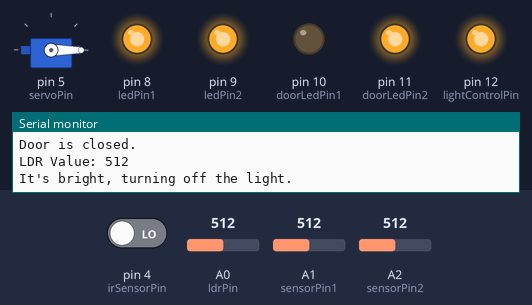
This sketch was run on a simulated Arduino Uno, built with avr-gcc and run on an emulated ATmega328P. Parts: servo, output pins drawn as LEDs (lit = HIGH), the last lines printed to the serial monitor. Inputs (shaded band) come from the test bench; at power-on: A0 (ldrPin) = 512, A1 (sensorPin1) = 512, pin 4 (irSensorPin) LOW, A2 (sensorPin2) = 512.

Above: at 1.3 s.
1.4 s: A0 (ldrPin) set to 482
At 2.2 s:
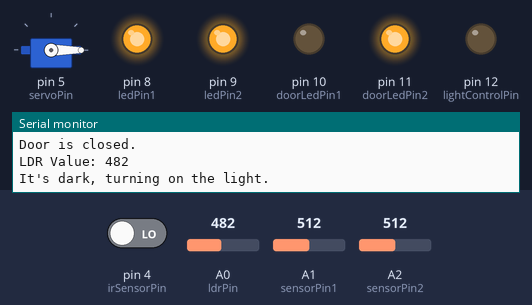
3.2 s: A1 (sensorPin1) set to 110
4.7 s: A1 (sensorPin1) set to 90
At 6.1 s:
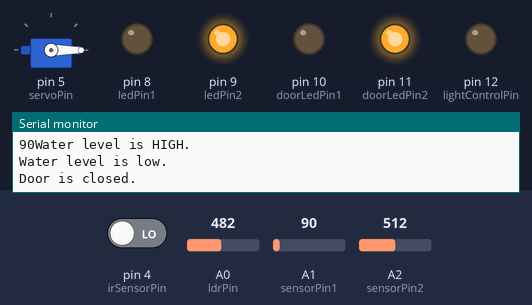
6.4 s: pin 4 (irSensorPin) driven HIGH
At 6.9 s:
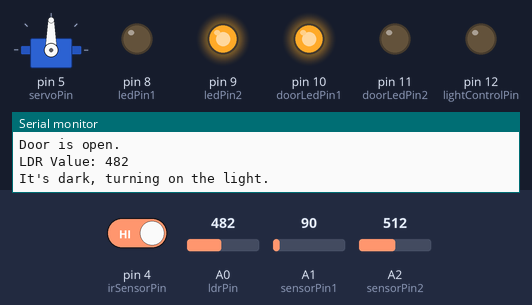
8.1 s: A2 (sensorPin2) set to 105
9.6 s: A2 (sensorPin2) set to 96
At 11.1 s:
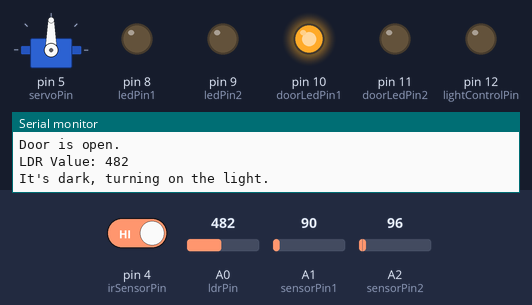
Timing chart, 0 to 12.3 s (numbered marks = the images above; inputs shaded):
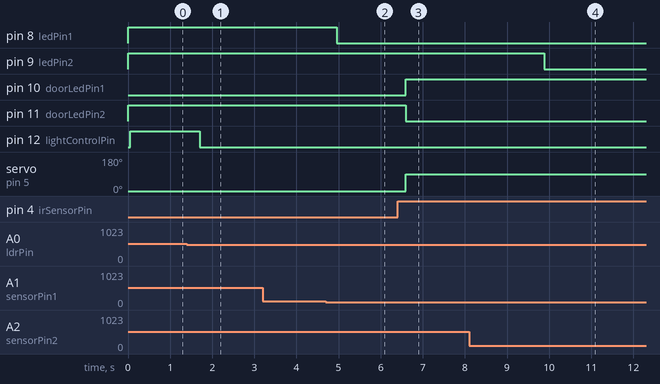

Measured:
- the behaviour switches between 500 and 499 on A0 (ldrPin) (found by bisection; images 0 and 1)
- the behaviour switches between 101 and 100 on A1 (sensorPin1) (found by bisection; images 1 and 2)
- the behaviour switches between 101 and 100 on A2 (sensorPin2) (found by bisection; images 3 and 4)
- after the input at 1.4 s, pin 12 (lightControlPin): HIGH → LOW after 0.31 s
- after the input at 4.7 s, pin 8 (ledPin1): HIGH → LOW after 0.25 s
- after the input at 6.4 s, pin 10 (doorLedPin1): LOW → HIGH after 0.20 s; pin 11 (doorLedPin2): HIGH → LOW after 0.20 s; servo on pin 5 (servoPin): 0° → 90° after 0.20 s
- after the input at 9.6 s, pin 9 (ledPin2): HIGH → LOW after 0.28 s

The sketch:

hospital_arduino.ino
```cpp
#include <Servo.h>  // Include the Servo library

const int sensorPin1 = A1;   // Pin connected to the float sensor
const int ledPin1 = 8;     // Optional: LED to indicate water level
const int sensorPin2 = A2;   // Pin connected to the float sensor
const int ledPin2 = 9;     // Optional: LED to indicate water level
const int irSensorPin = 4; // Pin connected to the IR sensor
const int doorLedPin1 = 10; // Optional: LED to indicate door status
const int doorLedPin2 = 11; // Optional: LED to indicate door status
const int servoPin = 5;    // Pin connected to the servo motor
const int ldrPin = A0;     // Pin connected to the LDR
const int lightControlPin = 12; // Pin connected to the light control LED or relay

Servo doorServo;           // Create a Servo object

void setup() {
  // Initialize serial communication at 9600 baud rate
  Serial.begin(9600);

  // Set pin modes
  pinMode(sensorPin1, INPUT);
  pinMode(sensorPin2, INPUT);
  pinMode(ledPin1, OUTPUT);
  pinMode(ledPin2, OUTPUT);
  pinMode(irSensorPin, INPUT);
  pinMode(doorLedPin1, OUTPUT);
  pinMode(doorLedPin2, OUTPUT);
  pinMode(lightControlPin, OUTPUT);
  digitalWrite(ledPin1,LOW);
  digitalWrite(ledPin2,LOW);
  // Attach the servo to the pin
  doorServo.attach(servoPin);

  // Initialize the door to a closed position
  doorServo.write(0);  // 0 degrees for closed position
}

void loop() {
  // Read the state of the float sensor
  int sensorState1 = analogRead(sensorPin1);
  Serial.print(sensorState1);

  if (sensorState1 <= 100) {
    // If the sensor is HIGH, water level is below the float sensor
    Serial.println("Water level is HIGH.");
    digitalWrite(ledPin1, LOW); // Turn off LED
  } else {
    // If the sensor is LOW, water level is above the float sensor
    Serial.println("Water level is LOW.");
    digitalWrite(ledPin1, HIGH); // Turn on LED
  }

  int sensorState2 = analogRead(sensorPin2);

  if (sensorState2 <= 100) {
    // If the sensor is HIGH, water level is below the float sensor
    Serial.println("Water level is HIGH.");
    digitalWrite(ledPin2, LOW); // Turn off LED
  } else {
    // If the sensor is LOW, water level is above the float sensor
    Serial.println("Water level is low.");
    digitalWrite(ledPin2, HIGH); // Turn on LED
  }

  // Read the state of the IR sensor
  int irSensorState = digitalRead(irSensorPin);

  if (irSensorState == HIGH) {
    // If the IR sensor is HIGH, the door is open (or an object is detected)
    Serial.println("Door is open.");
    digitalWrite(doorLedPin1, HIGH); // Turn on LED
    digitalWrite(doorLedPin2, LOW); // Turn off LED
    doorServo.write(90);  // Move servo to 90 degrees to open the door
  } else {
    // If the IR sensor is LOW, the door is closed (or no object is detected)
    Serial.println("Door is closed.");
    digitalWrite(doorLedPin1, LOW); // Turn off LED
    digitalWrite(doorLedPin2, HIGH); // Turn on LED
    doorServo.write(0);  // Move servo to 0 degrees to close the door
  }

  // Read the value of the LDR
  int ldrValue = analogRead(ldrPin);

  // Print the LDR value to the Serial Monitor
  Serial.print("LDR Value: ");
  Serial.println(ldrValue);

  // Control the light based on the LDR value
  if (ldrValue < 500) {  // Adjust the threshold based on your requirements
    Serial.println("It's dark, turning on the light.");
    digitalWrite(lightControlPin, LOW); // Turn on light
  } else {
    Serial.println("It's bright, turning off the light.");
    digitalWrite(lightControlPin, HIGH); // Turn off light
  }

  // Wait for 500 milliseconds
  delay(500);
}
```
